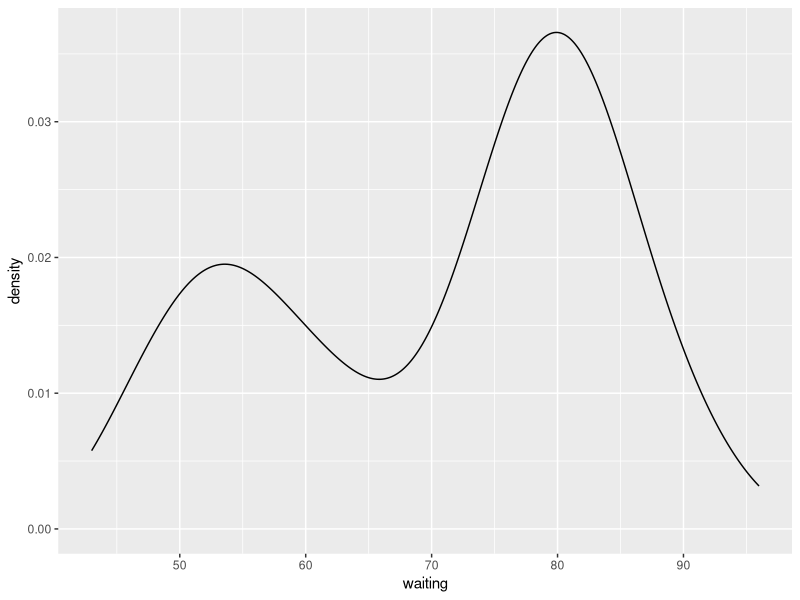
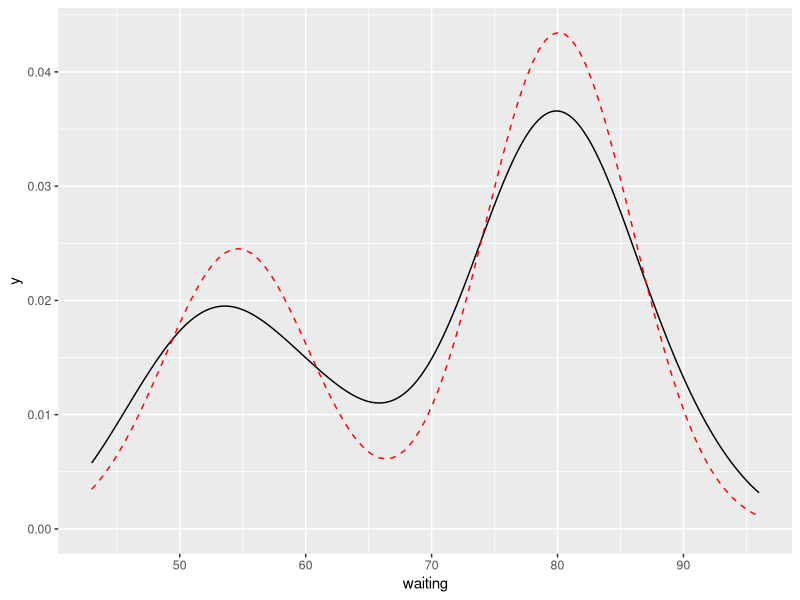

The R script that drew these images, in order:

library(ggplot2)
library(mixtools)
base <- ggplot(faithful, aes(x = waiting))
base <- base + geom_density()
base


mixout <- normalmixEM(faithful$waiting,k=2)
df <- function(x) (mixout$lambda[1])*dnorm(x, mean = mixout$mu[1], sd = mixout$sigma[1]) + (mixout$lambda[2])*dnorm(x, mean = mixout$mu[2], sd = mixout$sigma[2])
base <- base + stat_function(fun = df, colour = "red",linetype="dashed")
base
